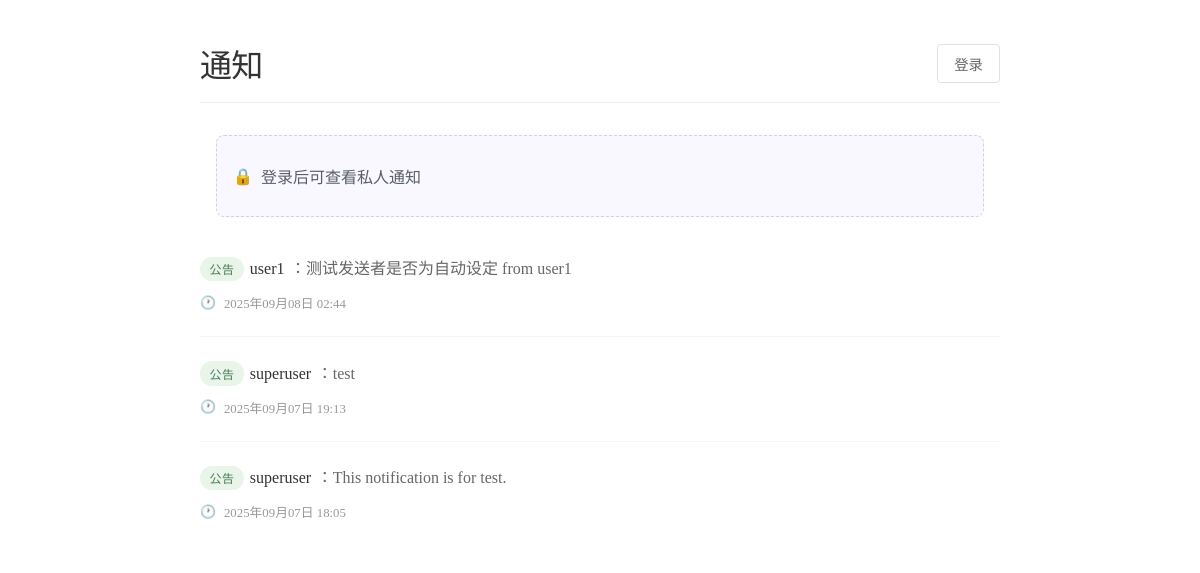
The app's page /notifications/, older data.
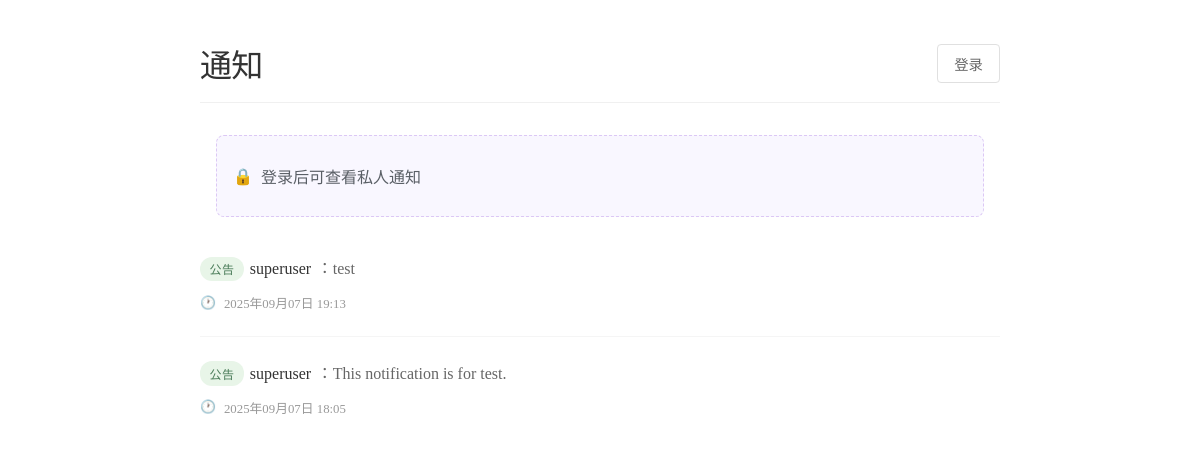
The same page, newer data.
### notifications/models.py (models this page shows, shortened)
class Notification(models.Model):
    sender = models.ForeignKey(
        User,
        on_delete=models.CASCADE,
        related_name="sent_notifications",
        null=True, blank=True   # 新增：允许为空
    )
    receiver = models.ForeignKey(
        User,
        on_delete=models.CASCADE,
        related_name="received_notifications",
        null=True, blank=True   # 仍然允许为空 → 公告
    )
    message = models.TextField()
    created_at = models.DateTimeField(auto_now_add=True)
    is_read = models.BooleanField(default=False)

### notifications/views.py (the view)
# urls.py: path('', views.my_notifications, name='notifications_list'),
def my_notifications(request):
    if request.user.is_authenticated:
        notifications = Notification.objects.filter(
            Q(receiver=request.user) | Q(receiver=None)
        ).order_by("-created_at")
    else:
        notifications = Notification.objects.filter(receiver=None).order_by("-created_at")
    return render(request, "notifications/notifications_list.html", {
        "notifications": notifications
    })

### notifications/templates/notifications/notifications_list.html (shortened to what this page needs)
{% load static %}
<link rel="stylesheet" href="{% static 'css/notifications.css' %}">
<div class="page-wrapper">
  <div class="page-header">
    <h1 class="page-title">通知</h1>
    <div class="user-status">
      {% if request.user.is_authenticated %}
        <span class="user-info">
          <span class="username">{{ request.user.username }}</span>
        </span>
        <button type="button" class="logout-btn" onclick="logoutUser()">退出</button>
      {% else %}
        <a href="{% url 'login' %}?next=/notifications/" class="login-btn">登录</a>
      {% endif %}
    </div>
  </div>
  <div class="notifications-container">
  {% if not request.user.is_authenticated %}
  <div class="auth-alert">
    <span class="icon">🔒</span>
    <p>登录后可查看私人通知</p>
  </div>
  {% endif %}
  <ul class="notification-list">
  {% for notif in notifications %}
    <li class="notification-item d-flex align-items-center gap-3">
      <div class="notification-content">
        {% if notif.receiver %}
          <div class="notification-line">
            <span class="badge badge-private">私信</span>
            {% if notif.sender %}
              <span class="notification-sender">{{ notif.sender.username }}</span>
              <span class="arrow">→</span>
              <span class="notification-sender">{{ notif.receiver.username }}</span>
              <span class="notification-message">：{{ notif.message }}</span>
            {% else %}
              <span class="notification-sender">未知</span>
              <span class="arrow">→</span>
              <span class="notification-sender">{{ notif.receiver.username }}</span>
              <span class="notification-message">：{{ notif.message }}</span>
            {% endif %}
          </div>
          {% if not notif.is_read and request.user == notif.receiver %}
          <a class="mark-read-btn" href="{% url 'mark_read' notif.id %}">
            <span class="icon">✓</span> 标记已读
          </a>
          {% endif %}
        {% else %}
          <div class="notification-line">
            <span class="badge badge-public">公告</span>
            {% if notif.sender %}
              <span class="notification-sender">{{ notif.sender.username }}</span>
              <span class="notification-message">：{{ notif.message }}</span>
            {% else %}
              <span class="notification-sender">系统</span>
              <span class="notification-message">：{{ notif.message }}</span>
            {% endif %}
          </div>
        {% endif %}
        <div class="notification-time">
          <span class="icon">🕐</span>
          <span>{{ notif.created_at|date:"Y年m月d日 H:i" }}</span>
        </div>
      </div>
    </li>
  {% empty %}
    <li class="empty-notification">暂无通知</li>
  {% endfor %}
  </ul>
</div>
</div>

### notifications/static/css/notifications.css (style rules this page uses)
.page-wrapper { max-width: 800px; margin: 0 auto; padding: 2rem 1rem; background: #ffffff; min-height: 100vh; }
.page-header { display: flex; justify-content: space-between; align-items: center; margin-bottom: 2rem; padding-bottom: 1rem; border-bottom: 1px solid #f0f0f0; }
.page-title { margin: 0; font-weight: 300; font-size: 2rem; color: #333; letter-spacing: -0.02em; }
.user-status { display: flex; align-items: center; gap: 1rem; }
.login-btn, .logout-btn { padding: 0.5rem 1rem; background: transparent; color: #666; text-decoration: none; border: 1px solid #e0e0e0; border-radius: 4px; font-size: 0.9rem; transition: all 0.2s ease; cursor: pointer; font-family: inherit; }
.notifications-container { background: #ffffff; }
.auth-alert { display: flex; align-items: center; gap: 0.5rem; padding: 0.75rem 1rem; margin: 1rem; border: 1px dashed #6a11cb33; background-color: #f9f7ff; color: #5a5f66; border-radius: 0.5rem; }
.auth-alert .icon { font-size: 1rem; }
.notification-list { list-style: none; padding: 0; margin: 0; }
.notification-item { border: none; border-bottom: 1px solid #f5f5f5; transition: all 0.3s ease; padding: 1.5rem 0; display: flex; align-items: flex-start; cursor: pointer; position: relative; }
.notification-item:last-child { border-bottom: none; }
.notification-content { flex-grow: 1; transition: all 0.3s ease; }
.notification-line { display: flex; align-items: center; gap: 0.35rem; flex-wrap: wrap; }
.badge-public { background-color: #e8f5e8; color: #4a7c59; padding: 0.2rem 0.6rem; border-radius: 12px; font-size: 0.75rem; font-weight: 400; text-transform: uppercase; letter-spacing: 0.5px; transition: all 0.3s ease; }
.notification-sender { font-weight: 500; color: #333; }
.notification-message { color: #666; line-height: 1.5; }
.notification-time { display: flex; align-items: center; gap: 0.5rem; font-size: 0.8rem; color: #999; margin-top: 0.75rem; flex-wrap: wrap; }
.notification-time .icon { font-size: 0.8rem; }

Row changes from the older to the newer data that the page shows:
no longer on this page (row edited): Notification: sender.username "user1", message "测试发送者是否为自动设定 from user1", created_at "2025年09月08日 02:44"
